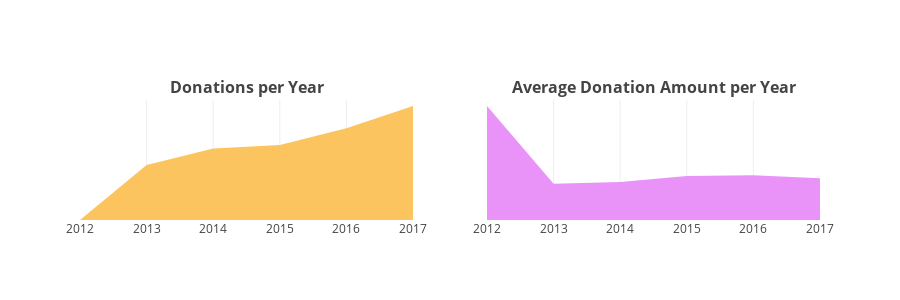

The notebook cell saved with this chart:
### Markdown cell above
> - **Most Generous Donors: **
> - One non teacher donor from **Manhattan Beach, California** has donated more than **18000 times** (shown as D1 in the top left corner graph) on donorschoose. Another non-teacher donor from New York has donated a massive total amount equal to **1.8 M USD** in about 10513 donations (shown as D1 in the top right corner graph). 
> - Highest Single payment of **60K** for the project "Learning to Play while Playing to Learn" was made by a donor from **Anahola, Hawaii** and he/she has made total 223 donations so far. 

## <a id="3.4"> 3.4 What Donation Amounts were received at what times ? </a>

### Donations per Year 
 - 3.4.1 Numer of Donations per Year 
 - 3.4.2 Average Donation Amounts per Year

### Code cell
donations_df['Donation Date'] = pd.to_datetime(donations_df['Donation Received Date'])
donations_df['Donation Year'] = donations_df['Donation Date'].dt.year
donations_df['Donation Month'] = donations_df['Donation Date'].dt.month
donations_df['Donation Day'] = donations_df['Donation Date'].dt.day
donations_df['Donation Weekday'] = donations_df['Donation Date'].dt.weekday
donations_df['Donation Hour'] = donations_df['Donation Date'].dt.hour

t1 = donations_df.groupby(['Donation Year']).agg({'Donation Month' : 'count', 'Donation Amount' : 'mean'}).reset_index().rename(columns={'Donation Month' : 'Total Donations', 'Donation Amount' : 'Average Amount'})
x = t1['Donation Year']
y1 = t1['Total Donations']
y2 = t1['Average Amount']
trace1 = go.Scatter(x=x[:-1], y=y1[:-1], fill='tozeroy', fillcolor = '#fcc45f', mode= 'none')
trace2 = go.Scatter(x=x[:-1], y=y2[:-1], fill='tozeroy', fillcolor = "#e993f9", mode= 'none')
fig = tools.make_subplots(rows=1, cols=2, print_grid=False, subplot_titles = ["<b>Donations per Year</b>", "<b>Average Donation Amount per Year</b>"])
fig.append_trace(trace1, 1, 1);
fig.append_trace(trace2, 1, 2);

fig['layout'].update(height=300, showlegend=False, yaxis=dict(
        autorange=True,
        showgrid=False,
        zeroline=False,
        showline=False,
        autotick=True,
        ticks='',
        showticklabels=False
    ), yaxis2=dict(
        autorange=True,
        showgrid=False,
        zeroline=False,
        showline=False,
        autotick=True,
        ticks='',
        showticklabels=False
    ));
iplot(fig);

### Figure 1 — Plotly figure (JSON) as saved in the notebook; plotly's stock layout.template omitted (floating-point values rounded to 4 significant figures)
{"data": [{"fill": "tozeroy", "fillcolor": "#fcc45f", "mode": "none", "type": "scatter", "x": [2012, 2013, 2014, 2015, 2016, 2017], "xaxis": "x1", "y": [149, 573983, 746608, 783362, 957265, 1190542], "yaxis": "y1"}, {"fill": "tozeroy", "fillcolor": "#e993f9", "mode": "none", "type": "scatter", "x": [2012, 2013, 2014, 2015, 2016, 2017], "xaxis": "x2", "y": [166.7, 53.01, 55.53, 64.45, 65.45, 61.21], "yaxis": "y2"}], "layout": {"annotations": [{"font": {"size": 16}, "showarrow": false, "text": "<b>Donations per Year</b>", "x": 0.225, "xanchor": "center", "xref": "paper", "y": 1, "yanchor": "bottom", "yref": "paper"}, {"font": {"size": 16}, "showarrow": false, "text": "<b>Average Donation Amount per Year</b>", "x": 0.775, "xanchor": "center", "xref": "paper", "y": 1, "yanchor": "bottom", "yref": "paper"}], "height": 300, "showlegend": false, "xaxis1": {"anchor": "y1", "domain": [0, 0.45]}, "xaxis2": {"anchor": "y2", "domain": [0.55, 1]}, "yaxis": {"autorange": true, "autotick": true, "showgrid": false, "showline": false, "showticklabels": false, "ticks": "", "zeroline": false}, "yaxis1": {"anchor": "x1", "domain": [0, 1]}, "yaxis2": {"anchor": "x2", "autorange": true, "autotick": true, "domain": [0, 1], "showgrid": false, "showline": false, "showticklabels": false, "ticks": "", "zeroline": false}}}
